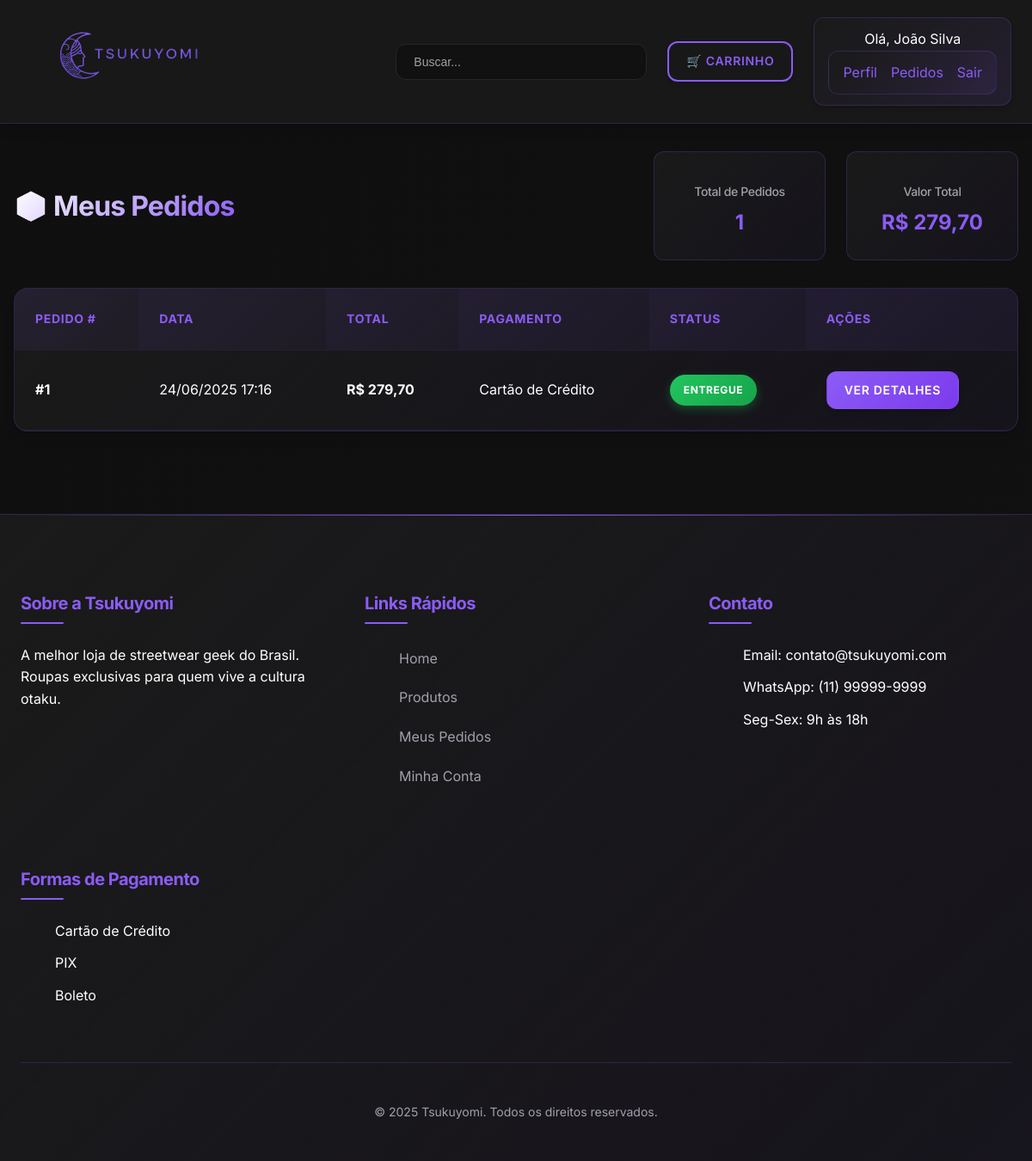
Before: /public/index.php?action=orders (signed in) with the older database file.
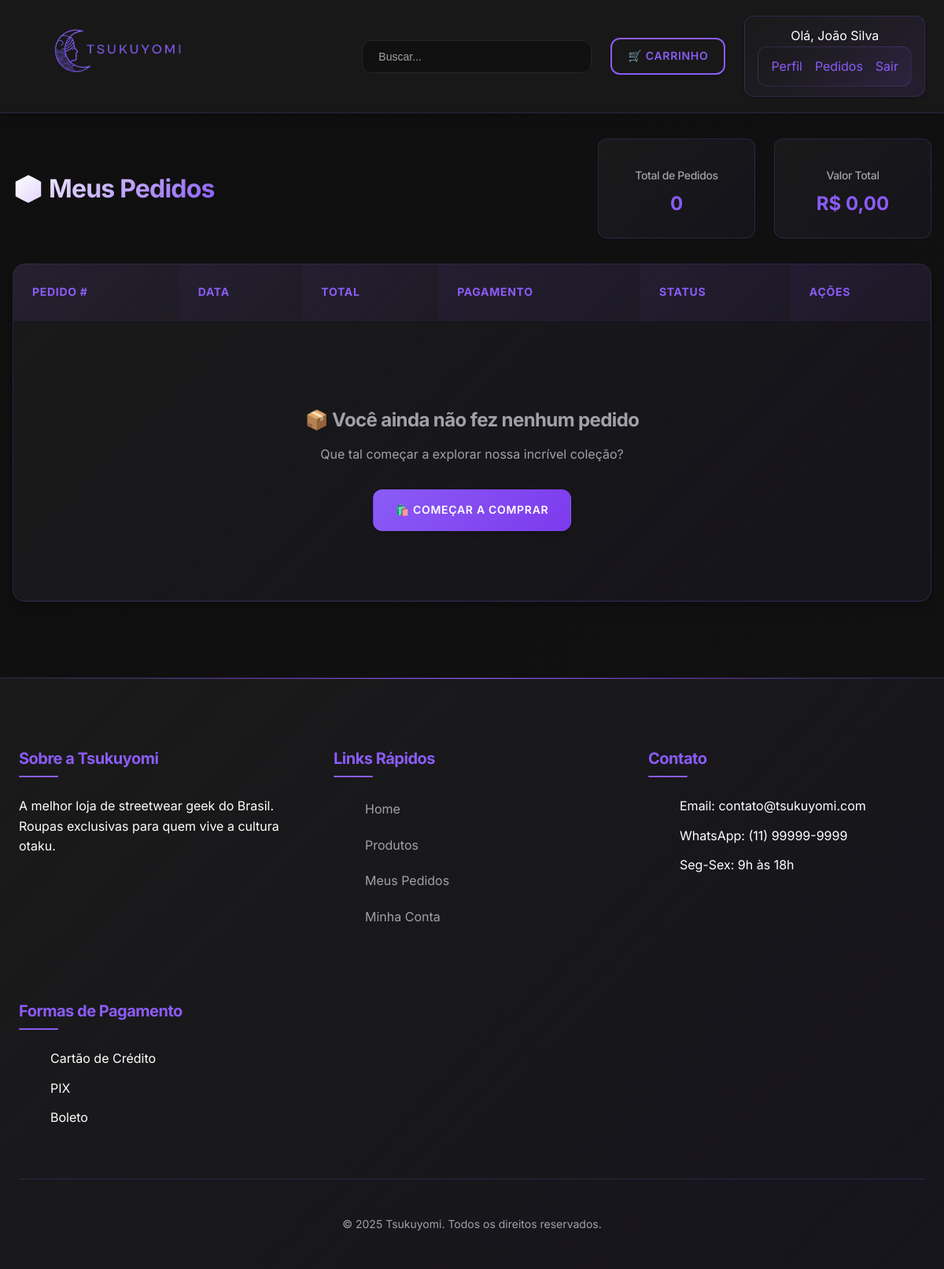
After: the same page with the newer database file.
### tables this page shows
CREATE TABLE `orders` (
  `id` int(11) NOT NULL,
  `user_id` int(11) NOT NULL,
  `total_amount` decimal(10,2) NOT NULL,
  `status` enum('pending','processing','shipped','delivered','cancelled') DEFAULT 'pending',
  `payment_method` varchar(50) DEFAULT NULL,
  `shipping_address` text DEFAULT NULL,
  `created_at` timestamp NOT NULL DEFAULT current_timestamp(),
  `updated_at` timestamp NOT NULL DEFAULT current_timestamp() ON UPDATE current_timestamp()
);

### controllers/OrderController.php (called while the page is built, shortened)
<?php
require_once '../factories/ModelFactory.php';
class OrderController {
    private $orderFactory;
    public function __construct() {
        $factoryManager = FactoryManager::getInstance();
        $this->orderFactory = $factoryManager->getFactory('order');
    }
    public function index() {
        $order = $this->orderFactory->createModel();
        $order->user_id = $_SESSION['user_id'];
        $stmt = $order->getUserOrders();
        $orders = $stmt->fetchAll(PDO::FETCH_ASSOC);
        include '../views/orders/index.php';
    }
}
?>

### factories/ModelFactory.php (called while the page is built, shortened)
<?php
require_once __DIR__ . '/../config/database.php';
require_once __DIR__ . '/../models/Order.php';
abstract class ModelFactory {
    public function __construct() {
        $database = new Database();
        $this->db = $database->getConnection();
    }
}
class OrderFactory extends ModelFactory {
    public function createModel() {
        return new Order($this->db);
    }
}
class FactoryManager {
    private static $instance = null;
    private $factories = [];
    public static function getInstance() {
        if (self::$instance === null) {
            self::$instance = new self();
        }
        return self::$instance;
    }
    public function registerFactory($name, ModelFactory $factory) {
        $this->factories[$name] = $factory;
    }
    public function getFactory($name) {
        return $this->factories[$name];
    }
}
?>

### config/database.php (called while the page is built, shortened)
<?php
class Database {
    private $host = "localhost";
    private $db_name = "tsukuyomi_store";
    private $username = "root";
    private $password = "";
    public function getConnection() {
        $this->conn = null;
        try {
            $this->conn = new PDO("mysql:host=" . $this->host . ";dbname=" . $this->db_name,
                                  $this->username, $this->password);
            $this->conn->exec("set names utf8");
            $this->conn->setAttribute(PDO::ATTR_ERRMODE, PDO::ERRMODE_EXCEPTION);
        } catch(PDOException $exception) {
            echo "Connection error: " . $exception->getMessage();
        }
        return $this->conn;
    }
}
?>

### models/Order.php (called while the page is built, shortened)
<?php
class Order {
    private $conn;
    private $table_name = "orders";
    public $user_id;
    public function __construct($db) {
        $this->conn = $db;
    }
    public function getUserOrders() {
        $query = "SELECT * FROM " . $this->table_name . "
                WHERE user_id = :user_id
                ORDER BY created_at DESC";
        $stmt = $this->conn->prepare($query);
        $stmt->bindParam(':user_id', $this->user_id);
        $stmt->execute();
        return $stmt;
    }
}
?>

### views/orders/index.php (the view, shortened to what the changed rows need)
<?php include '../views/layout/header.php'; ?>
<div class="admin-container">
    <div class="admin-header">
        <h1>📦 Meus Pedidos</h1>
        <div class="admin-stats">
            <div class="stat-card">
                <h3>Total de Pedidos</h3>
                <p><?php echo count($orders); ?></p>
            </div>
            <div class="stat-card">
                <h3>Valor Total</h3>
                <p>R$ <?php
                    $total = 0;
                    foreach($orders as $order) {
                        $total += $order['total_amount'];
                    }
                    echo number_format($total, 2, ',', '.');
                ?></p>
            </div>
        </div>
    </div>
    <div class="table-container">
        <table class="data-table">
            <thead>
                <tr>
                    <th>Pedido #</th>
                    <th>Data</th>
                    <th>Total</th>
                    <th>Pagamento</th>
                    <th>Status</th>
                    <th>Ações</th>
                </tr>
            </thead>
            <tbody>
                <?php if(!empty($orders)): ?>
                    <?php foreach($orders as $order): ?>
                        <tr>
                            <td><strong>#<?php echo $order['id']; ?></strong></td>
                            <td><?php echo date('d/m/Y H:i', strtotime($order['created_at'])); ?></td>
                            <td><strong>R$ <?php echo number_format($order['total_amount'], 2, ',', '.'); ?></strong></td>
                            <td>
                                <?php
                                $payment_labels = [
                                    'credit_card' => 'Cartão de Crédito',
                                    'debit_card' => 'Cartão de Débito',
                                    'pix' => 'PIX',
                                    'boleto' => 'Boleto',
                                    'card' => 'Cartão',
                                    'bank_slip' => 'Boleto'
                                ];
                                echo $payment_labels[$order['payment_method']] ?? ucfirst($order['payment_method']);
                                ?>
                            </td>
                            <td>
                                <?php
                                $status_class = '';
                                $status_text = '';
                                switch($order['status']) {
                                    case 'delivered':
                                        $status_class = 'badge-success';
                                        $status_text = 'Entregue';
                                        break;
                                }
                                ?>
                                <span class="badge <?php echo $status_class; ?>">
                                    <?php echo $status_text; ?>
                                </span>
                            </td>
                            <td>
                                <a href="index.php?action=order&id=<?php echo $order['id']; ?>"
                                   class="btn btn-sm btn-primary">
                                    Ver Detalhes
                                </a>
                            </td>
                        </tr>
                    <?php endforeach; ?>
                <?php else: ?>
                    <tr>
                        <td colspan="6" class="text-center">
                            <div class="empty-state">
                                <h3>📦 Você ainda não fez nenhum pedido</h3>
                                <p>Que tal começar a explorar nossa incrível coleção?</p>
                                <a href="index.php?action=products" class="btn btn-primary">
                                    🛍️ Começar a Comprar
                                </a>
                            </div>
                        </td>
                    </tr>
                <?php endif; ?>
            </tbody>
        </table>
    </div>
</div>
<?php include '../views/layout/footer.php'; ?>

Changed rows visible on the page:
removed orders: id "1", created_at "24/06/2025 17:16", total_amount "279,70", payment_method "Cartão de Crédito", status "ENTREGUE"
Other visible differences:
count($orders): "1" → "0"
$total: "279,70" → "0,00"
text now shown: "📦 Você ainda não fez nenhum pedido Que tal começar a explorar nossa incrível coleção? 🛍️ COMEÇAR A COMPRAR"
